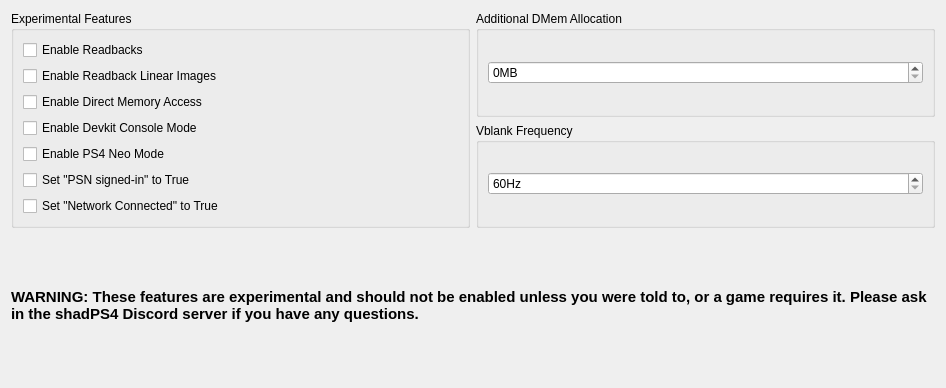
      <widget class="QWidget" name="experimentalTabContents">
       <property name="geometry">
        <rect>
         <x>0</x>
         <y>0</y>
         <width>946</width>
         <height>388</height>
        </rect>
       </property>
       <property name="sizePolicy">
        <sizepolicy hsizetype="Preferred" vsizetype="Maximum">
         <horstretch>0</horstretch>
         <verstretch>0</verstretch>
        </sizepolicy>
       </property>
       <layout class="QVBoxLayout" name="debugTabVLayout2" stretch="0">
        <item>
         <layout class="QVBoxLayout" name="experimentalVLayout">
          <item>
           <layout class="QHBoxLayout" name="experimentalHLayout">
            <item>
             <widget class="QGroupBox" name="experimentalGroupBox">
              <property name="sizePolicy">
               <sizepolicy hsizetype="Preferred" vsizetype="Preferred">
                <horstretch>0</horstretch>
                <verstretch>0</verstretch>
               </sizepolicy>
              </property>
              <property name="title">
               <string>Experimental Features</string>
              </property>
              <layout class="QVBoxLayout" name="verticalLayout_3">
               <property name="spacing">
                <number>6</number>
               </property>
               <property name="leftMargin">
                <number>9</number>
               </property>
               <property name="topMargin">
                <number>9</number>
               </property>
               <property name="rightMargin">
                <number>9</number>
               </property>
               <property name="bottomMargin">
                <number>9</number>
               </property>
               <item>
                <widget class="QCheckBox" name="readbacksCheckBox">
                 <property name="text">
                  <string>Enable Readbacks</string>
                 </property>
                </widget>
               </item>
               <item>
                <widget class="QCheckBox" name="readbackLinearImagesCheckBox">
                 <property name="text">
                  <string>Enable Readback Linear Images</string>
                 </property>
                </widget>
               </item>
               <item>
                <widget class="QCheckBox" name="dmaCheckBox">
                 <property name="text">
                  <string>Enable Direct Memory Access</string>
                 </property>
                </widget>
               </item>
               <item>
                <widget class="QCheckBox" name="devkitCheckBox">
                 <property name="text">
                  <string>Enable Devkit Console Mode</string>
                 </property>
                </widget>
               </item>
               <item>
                <widget class="QCheckBox" name="neoCheckBox">
                 <property name="text">
                  <string>Enable PS4 Neo Mode</string>
                 </property>
                </widget>
               </item>
               <item>
                <widget class="QCheckBox" name="psnSignInCheckBox">
                 <property name="text">
                  <string>Set &quot;PSN signed-in&quot; to True</string>
                 </property>
                </widget>
               </item>
               <item>
                <widget class="QCheckBox" name="networkConnectedCheckBox">
                 <property name="text">
                  <string>Set &quot;Network Connected&quot; to True</string>
                 </property>
                </widget>
               </item>
              </layout>
             </widget>
            </item>
            <item>
             <layout class="QVBoxLayout" name="verticalLayout_10">
              <item>
               <widget class="QGroupBox" name="dmemGroupBox">
                <property name="title">
                 <string>Additional DMem Allocation</string>
                </property>
                <layout class="QVBoxLayout" name="verticalLayout_4">
                 <item>
                  <widget class="QSpinBox" name="dmemSpinBox">
                   <property name="frame">
                    <bool>true</bool>
                   </property>
                   <property name="alignment">
                    <set>Qt::AlignmentFlag::AlignLeading|Qt::AlignmentFlag::AlignLeft|Qt::AlignmentFlag::AlignVCenter</set>
                   </property>
                   <property name="specialValueText">
                    <string/>
                   </property>
                   <property name="accelerated">
                    <bool>true</bool>
                   </property>
                   <property name="correctionMode">
                    <enum>QAbstractSpinBox::CorrectionMode::CorrectToNearestValue</enum>
                   </property>
                   <property name="keyboardTracking">
                    <bool>false</bool>
                   </property>
                   <property name="suffix">
                    <string notr="true">MB</string>
                   </property>
                   <property name="minimum">
                    <number>0</number>
                   </property>
                   <property name="maximum">
                    <number>100000</number>
                   </property>
                   <property name="value">
                    <number>0</number>
                   </property>
                  </widget>
                 </item>
                </layout>
               </widget>
              </item>
              <item>
               <widget class="QGroupBox" name="heightDivider">
                <property name="title">
                 <string>Vblank Frequency</string>
                </property>
                <layout class="QVBoxLayout" name="vblankLayout">
                 <item>
                  <widget class="QSpinBox" name="vblankSpinBox">
                   <property name="frame">
                    <bool>true</bool>
                   </property>
                   <property name="alignment">
                    <set>Qt::AlignmentFlag::AlignLeading|Qt::AlignmentFlag::AlignLeft|Qt::AlignmentFlag::AlignVCenter</set>
                   </property>
                   <property name="specialValueText">
                    <string/>
                   </property>
                   <property name="accelerated">
                    <bool>true</bool>
                   </property>
                   <property name="correctionMode">
                    <enum>QAbstractSpinBox::CorrectionMode::CorrectToNearestValue</enum>
                   </property>
                   <property name="keyboardTracking">
                    <bool>false</bool>
                   </property>
                   <property name="suffix">
                    <string notr="true">Hz</string>
                   </property>
                   <property name="minimum">
                    <number>60</number>
                   </property>
                   <property name="maximum">
                    <number>9999</number>
                   </property>
                   <property name="value">
                    <number>60</number>
                   </property>
                  </widget>
                 </item>
                </layout>
               </widget>
              </item>
             </layout>
            </item>
           </layout>
          </item>
          <item>
           <layout class="QHBoxLayout" name="horizontalLayout_11">
            <item>
             <widget class="QLabel" name="ExperimentalLabel">
              <property name="sizeIncrement">
               <size>
                <width>0</width>
                <height>0</height>
               </size>
              </property>
              <property name="baseSize">
               <size>
                <width>0</width>
                <height>0</height>
               </size>
              </property>
              <property name="font">
               <font>
                <pointsize>11</pointsize>
                <bold>true</bold>
               </font>
              </property>
              <property name="text">
               <string>WARNING: These features are experimental and should not be enabled unless you were told to, or a game requires it. Please ask in the shadPS4 Discord server if you have any questions.</string>
              </property>
              <property name="scaledContents">
               <bool>false</bool>
              </property>
              <property name="alignment">
               <set>Qt::AlignmentFlag::AlignLeading|Qt::AlignmentFlag::AlignLeft|Qt::AlignmentFlag::AlignVCenter</set>
              </property>
              <property name="wordWrap">
               <bool>true</bool>
              </property>
              <property name="margin">
               <number>20</number>
              </property>
              <property name="indent">
               <number>-1</number>
              </property>
             </widget>
            </item>
           </layout>
          </item>
         </layout>
        </item>
       </layout>
      </widget>
